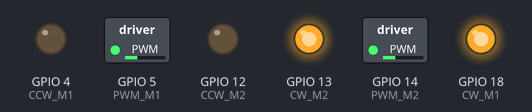
Bench run of a sketch on a simulated ESP32. Shown: switched loads named in the sketch (green lamp = pin HIGH), output pins drawn as LEDs (lit = HIGH). What the sketch prints to the serial monitor is not drawn.

Above: at 0.15 s.
At 1.06 s:
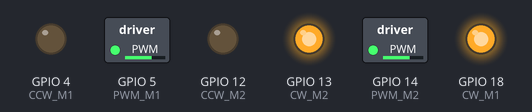
At 2.0 s:
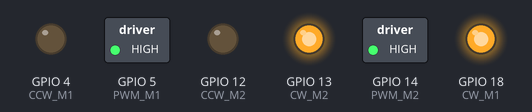
Timing chart, 0 to 3.5 s (numbered marks = the images above):
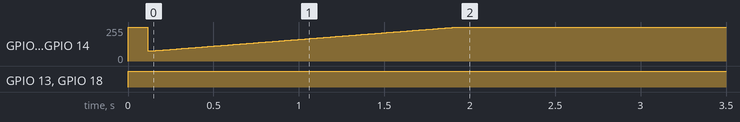

Measured:
- by itself, GPIO 13 (CW_M2), GPIO 18 (CW_M1): LOW → HIGH at 0.00 s

The sketch:

elec391_receiver_code.ino.ino
```cpp
#include <esp_now.h>
#include <WiFi.h>
#include <iostream>
#include "esp32/rom/ets_sys.h"
#include "Arduino.h"

#define PWM_M1 5  //M1 PWM pin, GPIO5
#define CW_M1  18 //M1 Clockwise rotation pin, GPIO18
#define CCW_M1 4  //M1 Counterclockwise rotation pin, GPIO4

#define PWM_M2 14 //M2 PWM pin, GPIO14
#define CW_M2  13 //M2 Clockwise rotation pin, GPIO13
#define CCW_M2 12 //M2 Counterclockwise rotation pin, GPIO12

//volatile long end_time = 0;

enum states{HOME, DRAW_1, DRAW_2, DRAW_3};

int state = HOME;

typedef struct struct_message{
  int encoder_M1;
  int encoder_M2;
  int start;
}struct_message;

struct_message encoderData;

int target_M1 = 0;
int target_M2 = 0;

volatile int pos_M1 = 0;
volatile int pos_M2 = 0;

volatile double ePrev_M1 = 0;
volatile double ePrev_M2 = 0;
volatile double integralPrev_M1 = 0.0;
volatile double integralPrev_M2 = 0.0;
volatile double derivativePrev_M1 = 0.0;
volatile double derivativePrev_M2 = 0.0;
double controlSignal_M1 = 0.0;
double controlSignal_M2 = 0.0;

hw_timer_t *Timer0_Cfg = NULL;

void IRAM_ATTR Timer0_ISR(){
  //long start = micros();

  //update motor position in degrees 1:134
  pos_M1 = encoderData.encoder_M1/134;
  pos_M2 = encoderData.encoder_M2/134;

  //update control signal
  pidController(pos_M1, pos_M2, &controlSignal_M1, &controlSignal_M2);

  //send control signal to motors
  moveMotor(CW_M1, CCW_M1, PWM_M1, controlSignal_M1);
  moveMotor(CW_M2, CCW_M2, PWM_M2, controlSignal_M2);

  //end_time = micros() - start;
}

void setup() {
  Serial.begin(115200);
  WiFi.mode(WIFI_STA);

  pinMode(PWM_M1,OUTPUT);
  pinMode(CW_M1,OUTPUT);
  pinMode(CCW_M1,OUTPUT);

  pinMode(PWM_M2,OUTPUT);
  pinMode(CW_M2,OUTPUT);
  pinMode(CCW_M2,OUTPUT);

  if (esp_now_init() != ESP_OK) {
    Serial.println("Error initializing ESP-NOW");
    return;
  }

  //register to receive package
  esp_now_register_recv_cb(OnDataRecv);

  //initialize timer, 130us period (80us ISR runtime): 61.5% duty cycle
  Timer0_Cfg = timerBegin(0, 80, true);
  timerAttachInterrupt(Timer0_Cfg, &Timer0_ISR, true);
  timerAlarmWrite(Timer0_Cfg, 1100, true);
  timerAlarmEnable(Timer0_Cfg);
}

void OnDataRecv(const uint8_t * mac, const uint8_t *incomingData, int len) {
  memcpy( &encoderData, incomingData, sizeof(encoderData));

  /*
  Serial.print("encoder_M1:");
  Serial.print(encoderData.encoder_M1/134);
  Serial.print(" | ");
  Serial.print("encoder_M2:");
  Serial.println(encoderData.encoder_M2/134);
  */
}

void pidController(int pos_M1, int pos_M2, volatile double *u_M1, volatile double *u_M2){
  //sampling time of discrete controller and time constant of derivative filter
  double T = 0.0011;
  double tau = 0.02; //0.001, 0.05

  //PID gain values
  double kp_M1 = 2.5;   //2.5
  double ki_M1 = 4.0;   //2.0
  double kd_M1 = 1.0;   //0.5

  double kp_M2 = 2.5;   //2.5
  double ki_M2 = 4.0;   //2.0
  double kd_M2 = 1.0;   //0.5

  //Compute error for proportional control
  double e_M1 = (pos_M1 - target_M1);
  double e_M2 = (pos_M2 - target_M2);

  //Compute proportional term
  double proportional_M1 = e_M1*kp_M1;
  double proportional_M2 = e_M2*kp_M2;

  //Compute integral term
  double integral_M1 = (ki_M1*T*0.5)*(e_M1+ePrev_M1)+integralPrev_M1;
  double integral_M2 = (ki_M2*T*0.5)*(e_M2+ePrev_M2)+integralPrev_M2;

  //Compute derivative term with low-pass derivative filter
  double derivative_M1 = (2.0*kd_M1*(e_M1-ePrev_M1)+(2.0*tau-T)*(derivativePrev_M1))/(2.0*tau+T);
  double derivative_M2 = (2.0*kd_M2*(e_M2-ePrev_M2)+(2.0*tau-T)*(derivativePrev_M2))/(2.0*tau+T);

  //update variables for next iteration
  ePrev_M1 = e_M1;
  ePrev_M2 = e_M2;
  integralPrev_M1 = integral_M1;
  integralPrev_M2 = integral_M2;
  derivativePrev_M1 = derivative_M1;
  derivativePrev_M2 = derivative_M2;

  *u_M1 = (proportional_M1) + (integral_M1) + (derivative_M1);
  *u_M2 = (proportional_M2) + (integral_M2) + (derivative_M2);
}

void moveMotor(int in1, int in2, int pwm_pin, double u){
  double speed = fabs(u);  //motor power
  if(speed > 255){
    speed = 255;
  }

  int direction = 1;  //motor direction
  if(u<0){            //u<0
    direction = -1;
  }

  analogWrite(pwm_pin, speed); //implement speed control using driver

  if(direction == 1){
    digitalWrite(in1, HIGH);
    digitalWrite(in2, LOW);
  }
  else if(direction == -1){
    digitalWrite(in1, LOW);
    digitalWrite(in2, HIGH);
  }
  else{
    digitalWrite(in1, LOW);
    digitalWrite(in2, LOW);
  }
}

void loop() {

  switch(state){
    case HOME:
      target_M1 = -25;
      target_M2 = -25;

      //go to next state if; +/- 2 degree margin of error and start enabled
      if((abs(pos_M1 - target_M1) <= 2) && (abs(pos_M2 - target_M2) <= 2) && encoderData.start){
        //delay(500);
        integralPrev_M1 = 0.0;
        integralPrev_M2 = 0.0;
        state = DRAW_1;
      }
      break;
    case DRAW_1:
      target_M1 = 25;
      target_M2 = -25;

      //go to next state if; +/- 2 degree margin of error
      if((abs(pos_M1 - target_M1) <= 2) && (abs(pos_M2 - target_M2) <= 2)){
      //delay(500);
      integralPrev_M1 = 0.0;
      integralPrev_M2 = 0.0;
      state = DRAW_2;
      }
      break;
    case DRAW_2:
      target_M1 = 25;
      target_M2 = 25;

      //go to next state if; +/- 2 degree margin of error
      if((abs(pos_M1 - target_M1) <= 2) && (abs(pos_M2 - target_M2) <= 2)){
        //delay(500);
        integralPrev_M1 = 0.0;
        integralPrev_M2 = 0.0;
        state = DRAW_3;
      }
      break;
    case DRAW_3:
      target_M1 = -25;
      target_M2 = 25;

      //go to next state if; +/- 2 degree margin of error
      if((abs(pos_M1 - target_M1) <= 2) && (abs(pos_M2 - target_M2) <= 2)){
        //delay(500);
        integralPrev_M1 = 0.0;
        integralPrev_M2 = 0.0;
        state = HOME;
      }
      break;
  }

  Serial.print("State:");
  Serial.print(state);
  Serial.print(" | ");
  Serial.print("target_M1:");
  Serial.print(target_M1);
  Serial.print(" | ");
  Serial.print("pos_M1:");
  Serial.print(pos_M1);
  Serial.print(" | ");
  Serial.print("target_M2:");
  Serial.print(target_M2);
  Serial.print(" | ");
  Serial.print("pos_M2:");
  Serial.println(pos_M2);

  /*
  Serial.print("Start:");
  Serial.print(encoderData.start);
  Serial.print(" | ");
  Serial.print("target_M1:");
  Serial.print(target_M1);
  Serial.print(" | ");
  Serial.print("pos_M1:");
  Serial.print(pos_M1);
  Serial.print(" | ");
  Serial.print("controlSignal_M1:");
  Serial.print(controlSignal_M1);
  Serial.print(" | ");
  Serial.print("target_M2:");
  Serial.print(target_M2);
  Serial.print(" | ");
  Serial.print("pos_M2:");
  Serial.print(pos_M2);
  Serial.print(" | ");
  Serial.print("controlSignal_M2:");
  Serial.println(controlSignal_M2);
  */

  /*
  Serial.print("end_time:");
  Serial.print(end_time);
  Serial.println("us");
  */

}
```
